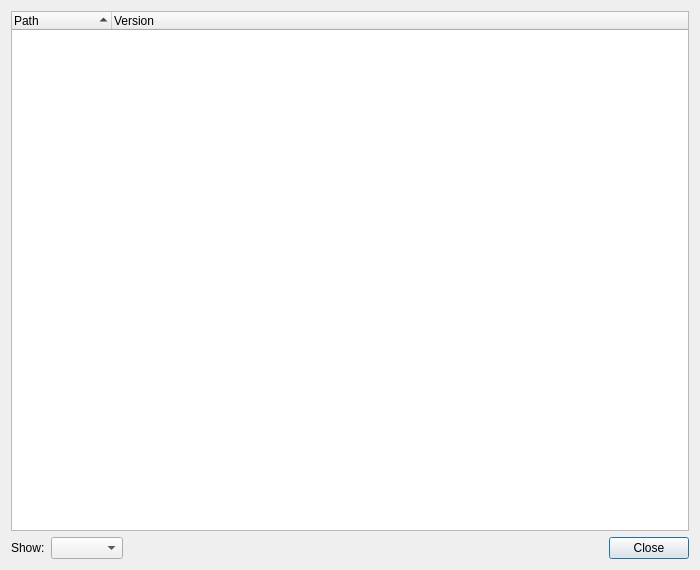
<?xml version="1.0" encoding="UTF-8"?>
<ui version="4.0">
 <class>ProgramsDialog</class>
 <widget class="QDialog" name="ProgramsDialog">
  <property name="geometry">
   <rect>
    <x>0</x>
    <y>0</y>
    <width>700</width>
    <height>570</height>
   </rect>
  </property>
  <property name="windowTitle">
   <string>External Tools</string>
  </property>
  <layout class="QVBoxLayout" name="verticalLayout">
   <item>
    <widget class="QTreeWidget" name="programsList">
     <property name="rootIsDecorated">
      <bool>false</bool>
     </property>
     <property name="sortingEnabled">
      <bool>true</bool>
     </property>
     <column>
      <property name="text">
       <string>Path</string>
      </property>
     </column>
     <column>
      <property name="text">
       <string>Version</string>
      </property>
     </column>
    </widget>
   </item>
   <item>
    <layout class="QHBoxLayout" name="horizontalLayout">
     <item>
      <widget class="QLabel" name="label">
       <property name="text">
        <string>Show:</string>
       </property>
      </widget>
     </item>
     <item>
      <widget class="QComboBox" name="showComboBox">
       <property name="toolTip">
        <string>Select the kind of tools to show</string>
       </property>
      </widget>
     </item>
     <item>
      <widget class="QDialogButtonBox" name="buttonBox">
       <property name="orientation">
        <enum>Qt::Horizontal</enum>
       </property>
       <property name="standardButtons">
        <set>QDialogButtonBox::Close</set>
       </property>
      </widget>
     </item>
    </layout>
   </item>
  </layout>
 </widget>
 <resources/>
 <connections>
  <connection>
   <sender>buttonBox</sender>
   <signal>accepted()</signal>
   <receiver>ProgramsDialog</receiver>
   <slot>close()</slot>
   <hints>
    <hint type="sourcelabel">
     <x>155</x>
     <y>546</y>
    </hint>
    <hint type="destinationlabel">
     <x>123</x>
     <y>505</y>
    </hint>
   </hints>
  </connection>
  <connection>
   <sender>buttonBox</sender>
   <signal>rejected()</signal>
   <receiver>ProgramsDialog</receiver>
   <slot>close()</slot>
   <hints>
    <hint type="sourcelabel">
     <x>253</x>
     <y>552</y>
    </hint>
    <hint type="destinationlabel">
     <x>207</x>
     <y>505</y>
    </hint>
   </hints>
  </connection>
 </connections>
</ui>
